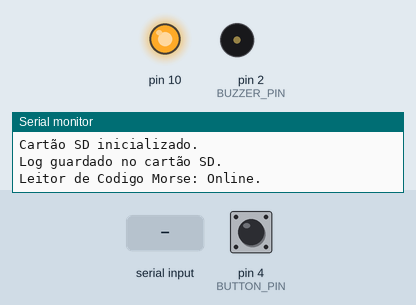
Simulated run of this sketch. Board: Arduino Uno, built with avr-gcc and run on an emulated ATmega328P. On the bench: output pins drawn as LEDs (lit = HIGH), buzzer (waves = sounding, pin HIGH), the last lines printed to the serial monitor. Inputs (shaded band) come from the test bench; at power-on: pin 4 (BUTTON_PIN) HIGH. Storage starts empty.

Above: at 1.2 s.
1.3 s: "BUZZ_SUCCESS\n" received over Serial
At 2.1 s:
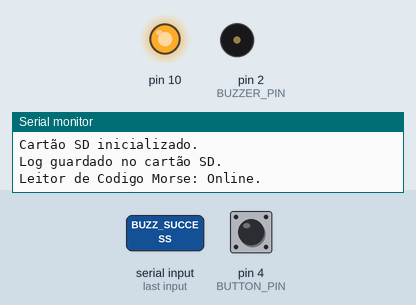
2.9 s: pin 4 (BUTTON_PIN) pulled LOW for 0.15 s
At 4.1 s:
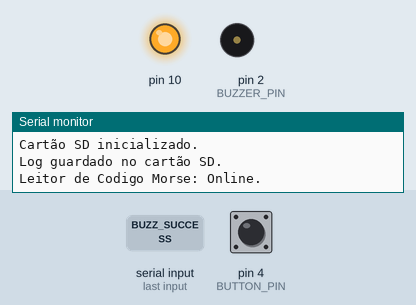
6.0 s: pin 4 (BUTTON_PIN) pulled LOW for 3.2 s
At 10.5 s:
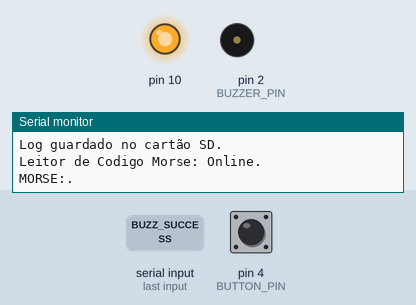
Timing chart, 0 to 12.0 s (numbered marks = the images above; inputs shaded):
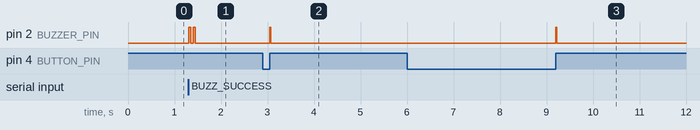

Measured:
- after the input at 1.3 s, pin 2 (BUZZER_PIN): alternates HIGH for 0.05 s and LOW for 0.05 s, 4 changes in all, then stays LOW, starting at once
- after the input at 2.9 s, pin 2 (BUZZER_PIN): LOW → HIGH after 0.15 s, → LOW 0.02 s later
- after the input at 6.0 s, pin 2 (BUZZER_PIN): LOW → HIGH after 3.2 s, → LOW 0.02 s later

The sketch:

WatchGuard.ino
```cpp
#include <SPI.h>
#include <SD.h>
#include "FS.h"
#include <ArduinoJson.h>

const int BUTTON_PIN = 4;
const int BUZZER_PIN = 2;
const int SD_CS_PIN  = 5;

const unsigned long DOT_DASH_THRESHOLD = 300;
const unsigned long SEQUENCE_TIMEOUT = 2000;
const char* LOG_FILE = "/logs.json";

String morseSequence = "";
unsigned long buttonPressTime = 0;
unsigned long lastButtonEventTime = 0;
bool buttonIsPressed = false;


void addLog(String logJsonString) {
    File file = SD.open(LOG_FILE, FILE_READ);
    JsonDocument doc;
    JsonArray logs;

    if (file && file.size() > 2) {
        DeserializationError error = deserializeJson(doc, file);
        if (error) {
            Serial.println("Falha ao ler o ficheiro de logs, a começar um novo.");
            logs = doc.to<JsonArray>();
        } else {
            logs = doc.as<JsonArray>();
        }
    } else {
        logs = doc.to<JsonArray>();
    }
    file.close();

    JsonDocument newLogDoc;
    deserializeJson(newLogDoc, logJsonString);
    if (!newLogDoc.isNull()) {
        logs.add(newLogDoc.as<JsonObject>());
    }

    while (logs.size() > 200) {
        logs.remove(0);
    }

    file = SD.open(LOG_FILE, FILE_WRITE);
    if (!file) {
        Serial.println("Falha ao abrir o ficheiro de logs para escrita");
        return;
    }
    if (serializeJson(doc, file) == 0) {
        Serial.println("Falha ao escrever no ficheiro de logs");
    } else {
        Serial.println("Log guardado no cartão SD.");
    }
    file.close();
}


void setup() {
  Serial.begin(115200);
  pinMode(BUTTON_PIN, INPUT_PULLUP);
  pinMode(BUZZER_PIN, OUTPUT);
  digitalWrite(BUZZER_PIN, LOW);

  SPI.begin();

  if (!SD.begin(SD_CS_PIN)) {
    Serial.println("FALHA NA INICIALIZAÇÃO DO CARTÃO SD! Verifique a fiação e o cartão.");
    while (1);
  }
  Serial.println("Cartão SD inicializado.");

  long timestamp = millis();
  addLog("{\"type\":\"System\", \"details\":\"Sistema reiniciado.\", \"timestamp\":" + String(timestamp) + "}");
  Serial.println("Leitor de Codigo Morse: Online.");
}


void loop() {
  bool currentButtonState = (digitalRead(BUTTON_PIN) == LOW);
  if (currentButtonState && !buttonIsPressed) {
    buttonPressTime = millis();
    buttonIsPressed = true;
  }
  if (!currentButtonState && buttonIsPressed) {
    unsigned long pressDuration = millis() - buttonPressTime;
    morseSequence += (pressDuration < DOT_DASH_THRESHOLD) ? "." : "-";
    digitalWrite(BUZZER_PIN, HIGH); delay(20); digitalWrite(BUZZER_PIN, LOW);
    lastButtonEventTime = millis();
    buttonIsPressed = false;
  }
  if (morseSequence.length() > 0 && !buttonIsPressed && (millis() - lastButtonEventTime > SEQUENCE_TIMEOUT)) {
    Serial.println("MORSE:" + morseSequence);
    morseSequence = "";
  }

  if (Serial.available() > 0) {
    String command = Serial.readStringUntil('\n');
    command.trim();

    if (command == "GET_LOGS") {
        File file = SD.open(LOG_FILE, FILE_READ);
        if(file && file.size() > 0){
            while(file.available()){
                Serial.write(file.read());
            }
        } else {
            Serial.print("[]");
        }
        file.close();
        Serial.println();
    } else if (command.startsWith("LOG:")) {
        String logDetails = command.substring(4);
        addLog(logDetails);
    } else if (command == "BUZZ_ALARM") {
      digitalWrite(BUZZER_PIN, HIGH); delay(1000); digitalWrite(BUZZER_PIN, LOW);
    } else if (command == "BUZZ_SUCCESS") {
      digitalWrite(BUZZER_PIN, HIGH); delay(50); digitalWrite(BUZZER_PIN, LOW); delay(50);
      digitalWrite(BUZZER_PIN, HIGH); delay(50); digitalWrite(BUZZER_PIN, LOW);
    } else if (command == "BUZZ_FAIL") {
      digitalWrite(BUZZER_PIN, HIGH); delay(500); digitalWrite(BUZZER_PIN, LOW);
    }
  }
}
```
